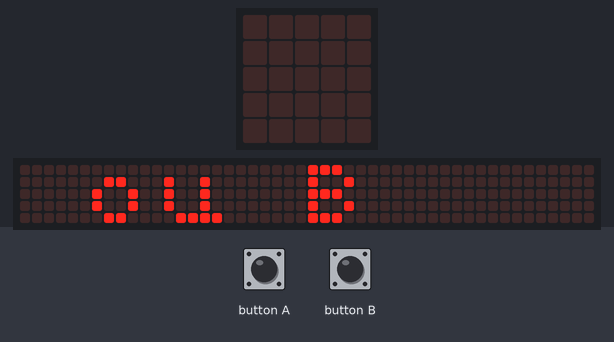
A program run on a simulated BBC micro:bit (MakeCode). Shown: the board's 5×5 LED display, a strip that is not on the board, showing the scrolling text unrolled. Inputs (shaded band) come from the test bench. The 48×5 strip is a reading aid, not a part: it shows the text the display is scrolling, unrolled, one strip-width of it at a time.

Above: at 12.2 s.
13.9 s: button A pressed for 0.15 s
At 15.2 s:
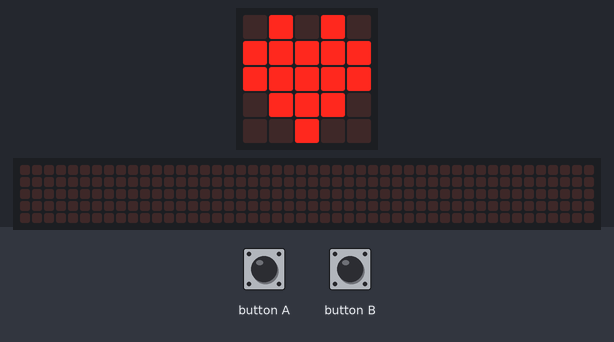
15.5 s: button B pressed for 0.15 s
At 16.6 s:
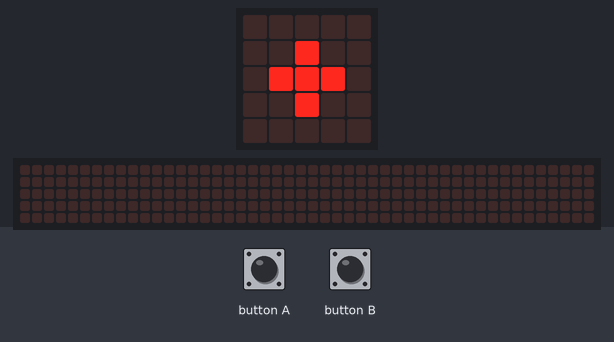

The program:

main.ts
```typescript
input.onButtonPressed(Button.A, function on_button_pressed_a() {
    basic.showIcon(IconNames.Heart)
})
input.onButtonPressed(Button.B, function on_button_pressed_b() {
    basic.showLeds(`
        . . . . .
                . . # . .
                . # # # .
                . . # . .
                . . . . .
    `)
})
basic.showString("Aperte A ou B")
basic.forever(function on_forever() {

})
```

test.ts
```typescript
// testes vão aqui; isto não será compilado quando este pacote for usado como uma extensão.
```

Measured:
- after the input at 13.9 s, the display: changes after 0.15 s (image 1)
- after the input at 15.5 s, the display: changes after 0.15 s (image 2)
- what the display in image 0 shows lasts 0.4 s, from 12.2 s to 12.6 s
